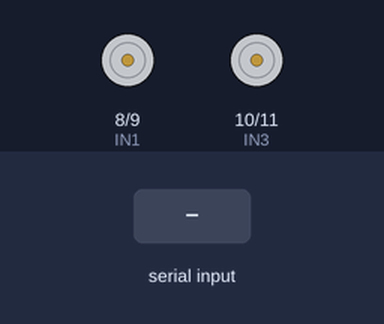
A sketch run on a simulated Arduino Uno, built with avr-gcc and run on an emulated ATmega328P. Parts: motor-driver pin pairs drawn as motors (green arrow = first pin HIGH = forward, orange = second pin HIGH = backward, longer = more drive, scaled by the enable pin). The test bench sets the inputs (shaded band). What the sketch prints to the serial monitor is not drawn.

Above: at 1.2 s.
1.3 s: "F" received over Serial
At 1.7 s:
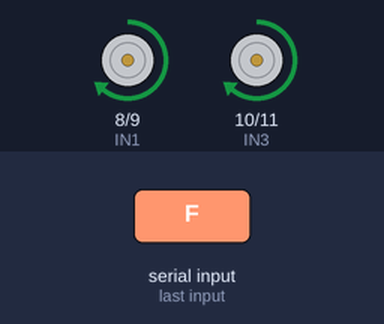
3.4 s: "L" received over Serial
At 3.8 s:
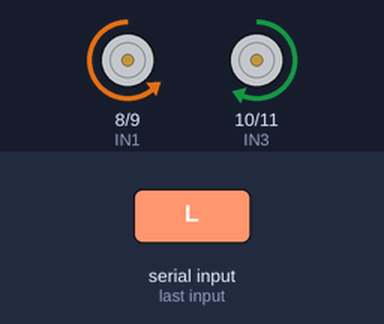
5.5 s: "R" received over Serial
At 5.8 s:
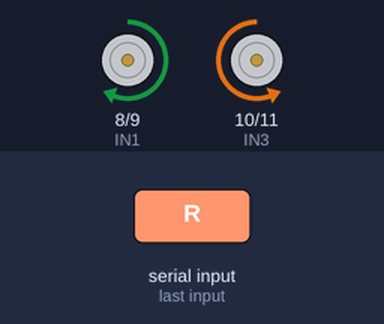
Timing chart, 0 to 8.5 s (numbered marks = the images above; inputs shaded):
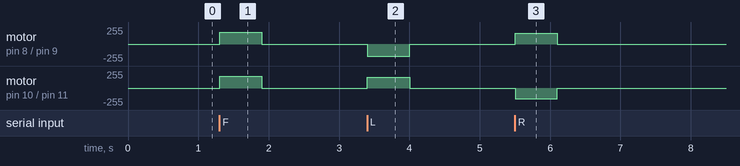

Measured:
- after the input at 1.3 s, motor on pin 8 (IN1) / pin 9 (IN2), motor on pin 10 (IN3) / pin 11 (IN4): stopped → forward 180/255 at once, → stopped 0.60 s later
- after the input at 3.4 s, motor on pin 8 (IN1) / pin 9 (IN2): stopped → backward 180/255 at once, → stopped 0.60 s later; motor on pin 10 (IN3) / pin 11 (IN4): stopped → forward 160/255 at once, → stopped 0.60 s later
- after the input at 5.5 s, motor on pin 8 (IN1) / pin 9 (IN2): stopped → forward 160/255 at once, → stopped 0.60 s later; motor on pin 10 (IN3) / pin 11 (IN4): stopped → backward 160/255 at once, → stopped 0.60 s later

The sketch:

ugv_arduino_motor_controller.ino
```cpp
/*
================================================================================
  PROJECT: Vision-Based Outdoor Navigation for Unmanned Ground Vehicles (UGV)
  MODULE: Arduino Uno Motor Controller Firmware
  LEVEL: 2nd Year Engineering Mini-Project
================================================================================
  Hardware:
    - Microcontroller: Arduino Uno R3 / Nano
    - Motor Driver: L298N Dual H-Bridge Driver
    - Motors: 4 x 12V DC Geared Motors (Skid-Steer / Differential Drive)
    - Power Supply: 11.1V 3S LiPo Battery or 2x 18650 Li-ion Cells (7.4V)
    - Communication: USB Serial (9600 baud) from Laptop / Raspberry Pi

  Pin Connections (L298N -> Arduino):
    - IN1 -> Pin 8   (Left Motors Forward)
    - IN2 -> Pin 9   (Left Motors Backward)
    - IN3 -> Pin 10  (Right Motors Forward)
    - IN4 -> Pin 11  (Right Motors Backward)
    - ENA -> Pin 5   (Left PWM Speed - 0 to 255)
    - ENB -> Pin 6   (Right PWM Speed - 0 to 255)

  Serial Protocol (Received from Python via USB):
    'F' -> Move FORWARD
    'L' -> TURN LEFT (Left motors reverse, Right motors forward)
    'R' -> TURN RIGHT (Left motors forward, Right motors reverse)
    'S' -> STOP (All motors off)
================================================================================
*/

// --- Pin Definitions ---
const int IN1 = 8;
const int IN2 = 9;
const int IN3 = 10;
const int IN4 = 11;
const int ENA = 5; // PWM pin for speed control
const int ENB = 6; // PWM pin for speed control

// --- Speed Settings (0 to 255) ---
const int DRIVE_SPEED = 180;  // Standard forward cruise speed
const int TURN_SPEED  = 160;  // Turning speed for skid-steer rotation

// --- Safety Watchdog ---
unsigned long lastCommandTime = 0;
const unsigned long TIMEOUT_MS = 600; // Stop robot if no command received for 600ms

void setup() {
  // Initialize Motor Control Pins as Outputs
  pinMode(IN1, OUTPUT);
  pinMode(IN2, OUTPUT);
  pinMode(IN3, OUTPUT);
  pinMode(IN4, OUTPUT);
  pinMode(ENA, OUTPUT);
  pinMode(ENB, OUTPUT);

  // Initial state: Motors Stopped
  stopMotors();

  // Start Serial Communication at 9600 baud
  Serial.begin(9600);
  Serial.println("UGV_ARDUINO_READY");
  lastCommandTime = millis();
}

void loop() {
  // 1. Check for incoming serial commands from Python vision system
  if (Serial.available() > 0) {
    char cmd = Serial.read();
    lastCommandTime = millis(); // Reset safety watchdog timer

    switch (cmd) {
      case 'F': // FORWARD
        moveForward();
        break;

      case 'L': // TURN LEFT (Skid-steer spin)
        turnLeft();
        break;

      case 'R': // TURN RIGHT (Skid-steer spin)
        turnRight();
        break;

      case 'S': // STOP
      default:
        stopMotors();
        break;
    }
  }

  // 2. Safety Watchdog: If Python stops sending frames or disconnects, stop automatically
  if (millis() - lastCommandTime > TIMEOUT_MS) {
    stopMotors();
  }
}

// --- Motor Movement Functions ---

void moveForward() {
  analogWrite(ENA, DRIVE_SPEED);
  analogWrite(ENB, DRIVE_SPEED);

  digitalWrite(IN1, HIGH);
  digitalWrite(IN2, LOW);
  digitalWrite(IN3, HIGH);
  digitalWrite(IN4, LOW);
}

void turnLeft() {
  analogWrite(ENA, TURN_SPEED);
  analogWrite(ENB, TURN_SPEED);

  // Left wheels backward, right wheels forward (skid-steer turn)
  digitalWrite(IN1, LOW);
  digitalWrite(IN2, HIGH);
  digitalWrite(IN3, HIGH);
  digitalWrite(IN4, LOW);
}

void turnRight() {
  analogWrite(ENA, TURN_SPEED);
  analogWrite(ENB, TURN_SPEED);

  // Left wheels forward, right wheels backward (skid-steer turn)
  digitalWrite(IN1, HIGH);
  digitalWrite(IN2, LOW);
  digitalWrite(IN3, LOW);
  digitalWrite(IN4, HIGH);
}

void stopMotors() {
  analogWrite(ENA, 0);
  analogWrite(ENB, 0);

  digitalWrite(IN1, LOW);
  digitalWrite(IN2, LOW);
  digitalWrite(IN3, LOW);
  digitalWrite(IN4, LOW);
}
```
